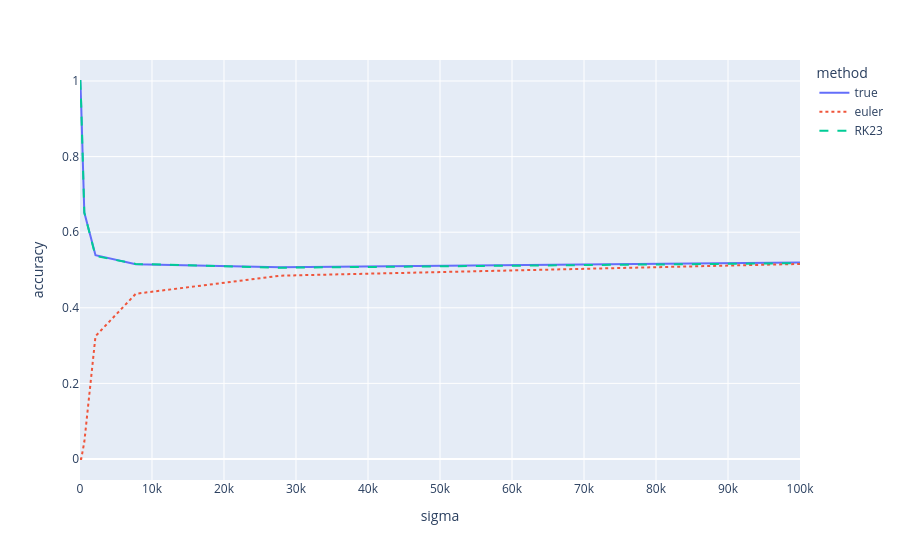

The notebook cell saved with this chart:
### Code cell
px.line(
    accuracy_df,
    x="sigma",
    y="accuracy",
    color="method",
    line_dash="method"
)

### Figure 1 — Plotly figure (JSON) as saved in the notebook; plotly's stock layout.template omitted (floating-point values rounded to 4 significant figures)
{"data": [{"hovertemplate": "method=true<br>sigma=%{x}<br>accuracy=%{y}<extra></extra>", "legendgroup": "true", "line": {"color": "#636efa", "dash": "solid"}, "marker": {"symbol": "circle"}, "mode": "lines", "name": "true", "orientation": "v", "showlegend": true, "type": "scatter", "x": [1.0, 3.594, 12.92, 46.42, 166.8, 599.5, 2154.0, 7743.0, 27830.0, 100000.0], "xaxis": "x", "y": [1.0, 1.0, 1.0, 1.0, 0.938, 0.652, 0.539, 0.515, 0.507, 0.52], "yaxis": "y"}, {"hovertemplate": "method=euler<br>sigma=%{x}<br>accuracy=%{y}<extra></extra>", "legendgroup": "euler", "line": {"color": "#EF553B", "dash": "dot"}, "marker": {"symbol": "circle"}, "mode": "lines", "name": "euler", "orientation": "v", "showlegend": true, "type": "scatter", "x": [1.0, 3.594, 12.92, 46.42, 166.8, 599.5, 2154.0, 7743.0, 27830.0, 100000.0], "xaxis": "x", "y": [0.0, 0.0, 0.0, 0.0, 0.0, 0.045, 0.325, 0.437, 0.485, 0.516], "yaxis": "y"}, {"hovertemplate": "method=RK23<br>sigma=%{x}<br>accuracy=%{y}<extra></extra>", "legendgroup": "RK23", "line": {"color": "#00cc96", "dash": "dash"}, "marker": {"symbol": "circle"}, "mode": "lines", "name": "RK23", "orientation": "v", "showlegend": true, "type": "scatter", "x": [1.0, 3.594, 12.92, 46.42, 166.8, 599.5, 2154.0, 7743.0, 27830.0, 100000.0], "xaxis": "x", "y": [1.0, 1.0, 1.0, 1.0, 0.937, 0.652, 0.537, 0.516, 0.506, 0.518], "yaxis": "y"}], "layout": {"legend": {"title": {"text": "method"}, "tracegroupgap": 0}, "margin": {"t": 60}, "xaxis": {"anchor": "y", "domain": [0, 1], "title": {"text": "sigma"}}, "yaxis": {"anchor": "x", "domain": [0, 1], "title": {"text": "accuracy"}}}}
